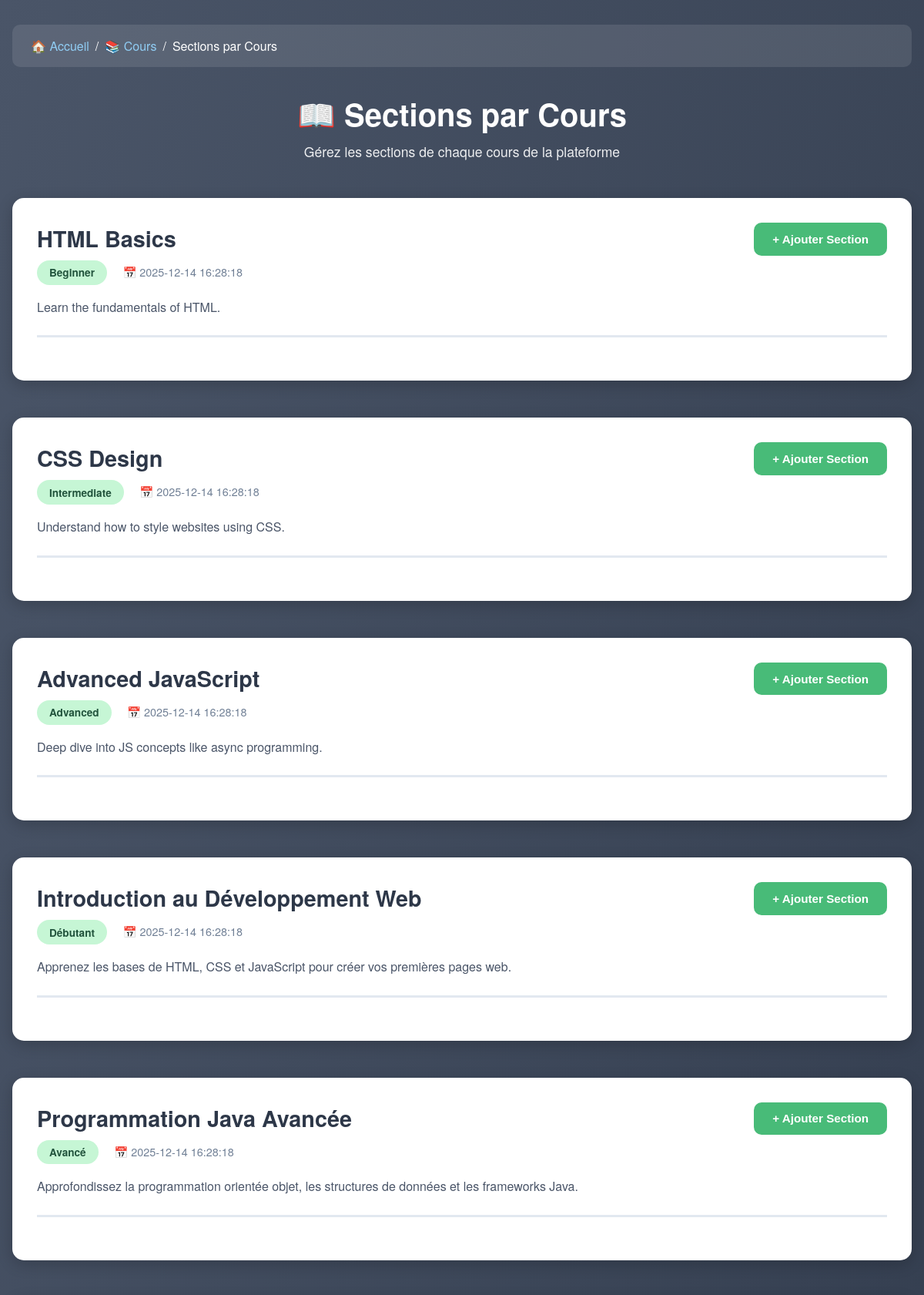
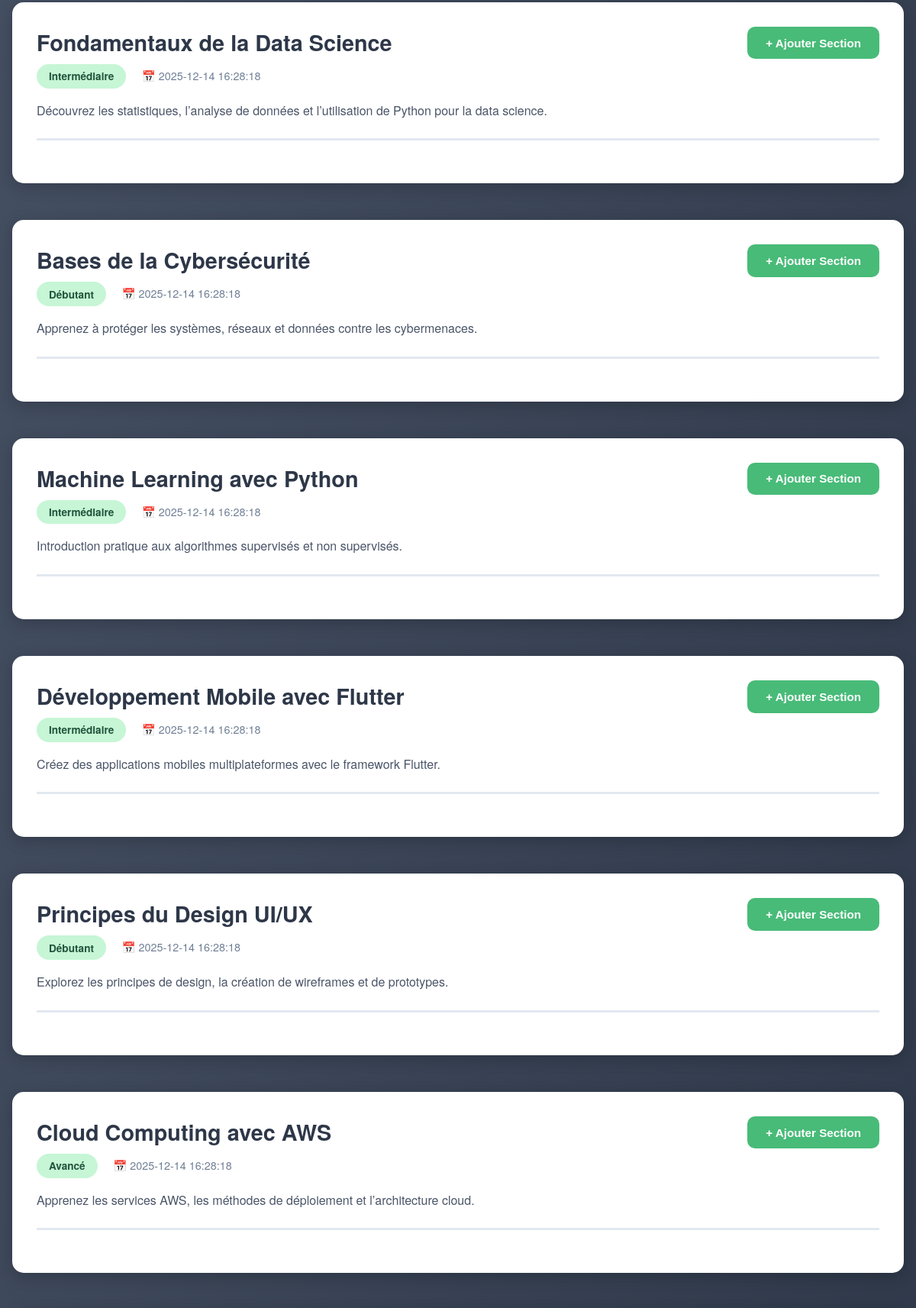
The app's page /sections_by_courses.php (upper part) with its own data (2 pictures, top to bottom).
### tables this page shows
CREATE TABLE cours(
id INT AUTO_INCREMENT PRIMARY KEY,
title VARCHAR(50) NOT NULL,
description TEXT NOT NULL,
level VARCHAR(50) NOT NULL,
created_at DATETIME DEFAULT CURRENT_TIMESTAMP,
image VARCHAR(200)
);

### sections_by_courses.php (the view, shortened to what this page needs)
<!DOCTYPE html>
<html lang="fr">
<head>
    <link rel="stylesheet" href="style.css">
</head>
<?php
    include 'config.php';
    $sql = "SELECT * FROM cours";
    $resultat = $con->query($sql);
    $courses = mysqli_fetch_all($resultat,MYSQLI_ASSOC);
?>
<body>
    <div class="page-container">
        <div class="breadcrumb">
            <a href="index.php">🏠 Accueil</a>
            <span>/</span>
            <a href="courses_list.php">📚 Cours</a>
            <span>/</span>
            <span>Sections par Cours</span>
        </div>
        <div class="page-header">
            <h1 class="main-page-title">📖 Sections par Cours</h1>
            <p class="page-subtitle">Gérez les sections de chaque cours de la plateforme</p>
        </div>
         <?php
                foreach($courses as $course){
            ?>
        <div class="course-block">
            <div class="course-header-section">
                <div class="course-info">
                    <h2 class="course-title-text"><?= $course['title'] ?></h2>
                    <span class="course-level-tag tag-beginner"><?= ($course['level']) ?></span>
                    <span style="color: #718096; font-size: 0.9rem;">📅 <?= $course['created_at'] ?></span>
                    <p class="course-description">
                        <?= $course['description'] ?>
                    </p>
                </div>
                <form method="POST" action="sections_create.php?id=<?= $course['id'] ?>" class="add-section-form">
                    <button type="submit" class="add-section-btn">+ Ajouter Section</button>
                </form>
            </div>
        </div>
                    <?php } ?>
    </div>
    <?php include 'footer.php' ?>
</body>
</html>

### style.css (style rules this page uses)
* { margin: 0; padding: 0; box-sizing: border-box; }
body { font-family: 'Segoe UI', Tahoma, Geneva, Verdana, sans-serif; background: linear-gradient(135deg, #667eea 0%, #764ba2 100%); min-height: 100vh; color: #333; }

### sections_by_courses.php (style rules this page uses)
* { margin: 0; padding: 0; box-sizing: border-box; }
body { font-family: 'Helvetica Neue', Arial, sans-serif; background: linear-gradient(to bottom right, #4a5568, #2d3748); min-height: 100vh; padding: 2rem 1rem; }
.page-container { max-width: 1200px; margin: 0 auto; }
.breadcrumb { background: rgba(255, 255, 255, 0.1); padding: 1rem 1.5rem; border-radius: 10px; margin-bottom: 2rem; display: flex; align-items: center; gap: 0.5rem; color: white; }
.breadcrumb a { color: #90cdf4; text-decoration: none; transition: color 0.3s; }
.page-header { text-align: center; color: white; margin-bottom: 3rem; }
.main-page-title { font-size: 2.5rem; margin-bottom: 0.5rem; }
.page-subtitle { font-size: 1.1rem; opacity: 0.9; }
.course-block { background: white; border-radius: 15px; padding: 2rem; margin-bottom: 3rem; box-shadow: 0 5px 20px rgba(0, 0, 0, 0.2); }
.course-header-section { display: flex; justify-content: space-between; align-items: start; margin-bottom: 1.5rem; padding-bottom: 1.5rem; border-bottom: 3px solid #e2e8f0; }
.course-info { flex: 1; }
.course-title-text { font-size: 1.8rem; color: #2d3748; margin-bottom: 0.5rem; }
.course-level-tag { display: inline-block; padding: 0.4rem 1rem; border-radius: 20px; font-weight: 600; font-size: 0.85rem; margin-right: 1rem; }
.tag-beginner { background: #c6f6d5; color: #22543d; }
.course-description { color: #4a5568; line-height: 1.6; margin-top: 1rem; }
.add-section-form { display: inline-block; }
.add-section-btn { background: #48bb78; color: white; padding: 0.8rem 1.5rem; border: none; border-radius: 10px; font-weight: 600; cursor: pointer; transition: all 0.3s; font-size: 0.95rem; }

### records on screen
cours: title "HTML Basics", level "Beginner", created_at "2025-12-14 16:28:18", description "Learn the fundamentals of HTML."
cours: title "CSS Design", level "Intermediate", created_at "2025-12-14 16:28:18", description "Understand how to style websites using CSS."
cours: title "Advanced JavaScript", level "Advanced", created_at "2025-12-14 16:28:18", description "Deep dive into JS concepts like async programming."
cours: title "Introduction au Développement Web", level "Débutant", created_at "2025-12-14 16:28:18", description "Apprenez les bases de HTML, CSS et JavaScript pour créer vos premières pages web."
cours: title "Programmation Java Avancée", level "Avancé", created_at "2025-12-14 16:28:18", description "Approfondissez la programmation orientée objet, les structures de données et les frameworks Java."
cours: title "Fondamentaux de la Data Science", level "Intermédiaire", created_at "2025-12-14 16:28:18", description "Découvrez les statistiques, l’analyse de données et l’utilisation de Python pour la data science."
cours: title "Bases de la Cybersécurité", level "Débutant", created_at "2025-12-14 16:28:18", description "Apprenez à protéger les systèmes, réseaux et données contre les cybermenaces."
cours: title "Machine Learning avec Python", level "Intermédiaire", created_at "2025-12-14 16:28:18", description "Introduction pratique aux algorithmes supervisés et non supervisés."
cours: title "Développement Mobile avec Flutter", level "Intermédiaire", created_at "2025-12-14 16:28:18", description "Créez des applications mobiles multiplateformes avec le framework Flutter."
cours: title "Principes du Design UI/UX", level "Débutant", created_at "2025-12-14 16:28:18", description "Explorez les principes de design, la création de wireframes et de prototypes."
cours: title "Cloud Computing avec AWS", level "Avancé", created_at "2025-12-14 16:28:18", description "Apprenez les services AWS, les méthodes de déploiement et l’architecture cloud."
